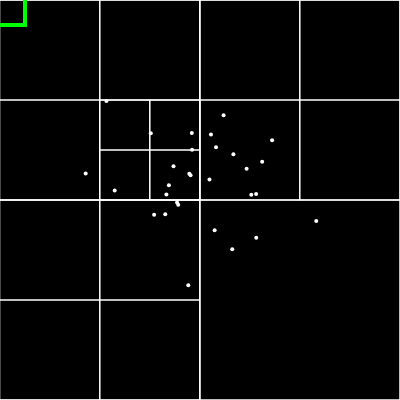
Frame 1 (no input)
Frame 60 (no input): identical to frame 1, image omitted
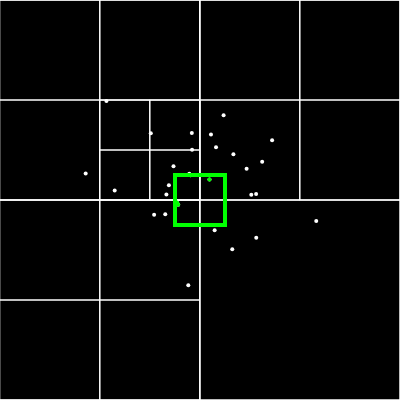
Frame 120 (the mouse pressed at the canvas centre since frame 60)

The p5.js sketch that drew these frames (run headless with seeded random() and noise() and a simulated clock; from frame 60 on, the mouse is pressed at the canvas centre):

// p5.js sketch
// ── sketch.js
let qt;
function setup(){
    createCanvas(400,400);
    let  boundary = new Rectangule(200,200,200,200)
    qt = new QuadTree(boundary,4);

    for(let i = 0; i<30 ; i++){
        let x= randomGaussian(width/2,width/8);
        let y= randomGaussian(height/2,height/8);
        let p = new Point(x,y);
        qt.insert(p);
    }
    
}
function draw(){
    background(0);
    qt.show();
    stroke(0,255,0);
    rectMode(CENTER);
    let range = new Rectangule(mouseX,mouseY,25,25);

    // let range = new Rectangule(random(width),random(height),25,25);

    rect(range.x,range.y,range.w*2,range.h*2);

    let points=[];

    qt.query(range,points);

    for(let p of points){
        strokeWeight(4);
        point(p.x,p.y);
    }
}
// function draw(){
//     if(mouseIsPressed){
//         let m = new Point(mouseX,mouseY);
//         qt.insert(m);
//         console.log(vv++);
//     }
//     background(0);
//     qt.show();

//     stroke(0,255,0);
//     rectMode(CENTER);
//     let range = new Rectangule(250,250,107,75);

//     rect(range.x,range.y,range.w*2,range.h*2);

//     let points=[];

//     qt.query(range,points);

//     for(let p of points){
//         strokeWeight(4);
//         point(p.x,p.y);
//     }
    
// }
// ── quadtree.js
class Point{
    constructor(x,y){
        this.x=x;
        this.y=y;
    }
}
class Rectangule{
    constructor(x,y,w,h){
        this.x=x;
        this.y=y;
        this.w=w;
        this.h=h;
    }
    contains(point){
        return(point.x >= this.x - this.w &&
             point.x <= this.x + this.w &&
             point.y >= this.y - this.h &&
             point.y <= this.y + this.h);
    }
    intersects(range){
        return !(range.x - range.w > this.x + this.w || 
            range.x + range.w < this.x - this.w ||
            range.y - range.h > this.y + this.h ||
            range.y + range.h < this.y - this.h
            )
    }
}
class QuadTree{
    constructor(boundary,n){
        this.boundary=boundary;
        this.capacity=n;
        this.points=[]
        this.divided=false;
    }
    subdivide(){
        let x = this.boundary.x;
        let y = this.boundary.y;
        let w = this.boundary.w;
        let h = this.boundary.h;

        let ne = new Rectangule(x + w/2, y - h/2, w/2, h/2);
        this.sonNE = new QuadTree(ne,this.capacity);

        let nw = new Rectangule(x - w/2, y - h/2, w/2, h/2);
        this.sonNO = new QuadTree(nw,this.capacity);

        let se = new Rectangule(x + w/2, y + h/2, w/2, h/2);
        this.sonSE = new QuadTree(se,this.capacity);

        let so = new Rectangule(x - w/2, y + h/2, w/2, h/2);
        this.sonSO = new QuadTree(so,this.capacity);

        this.divided = true;
    }
    insert(point){
        if(!this.boundary.contains(point)){
            return;
        }
        if(this.points.length < this.capacity){
            this.points.push(point);
            return true;
        }else{
            if(!this.divided)
                this.subdivide();
            if(this.sonNO.insert(point)){
                return true;
            }else if(this.sonNE.insert(point)){
                return true;
            }else if(this.sonSO.insert(point)){
                return true;
            }else if(this.sonSE.insert(point)){
                return true;
            }            
        }
    }

    query(range,found){
        if(!this.boundary.intersects(range)){
            return;
        }else{
            for(let p of this.points){
                if(range.contains(p)){
                    found.push(p);
                }    
            }
            if(this.divided){
                this.sonNO.query(range,found);
                this.sonNE.query(range,found);
                this.sonSO.query(range,found);
                this.sonSE.query(range,found);
            }
            return found;
        }
    }

    show(){
        stroke(255);
        strokeWeight(1);
        noFill();
        rectMode(CENTER);
        rect(this.boundary.x,this.boundary.y, this.boundary.w*2,this.boundary.h*2);
        if(this.divided){
            this.sonNO.show();
            this.sonNE.show();
            this.sonSO.show();
            this.sonSE.show();            
        }
        for(let p of this.points){
            strokeWeight(4);
            point(p.x, p.y);
        }
    }
}
